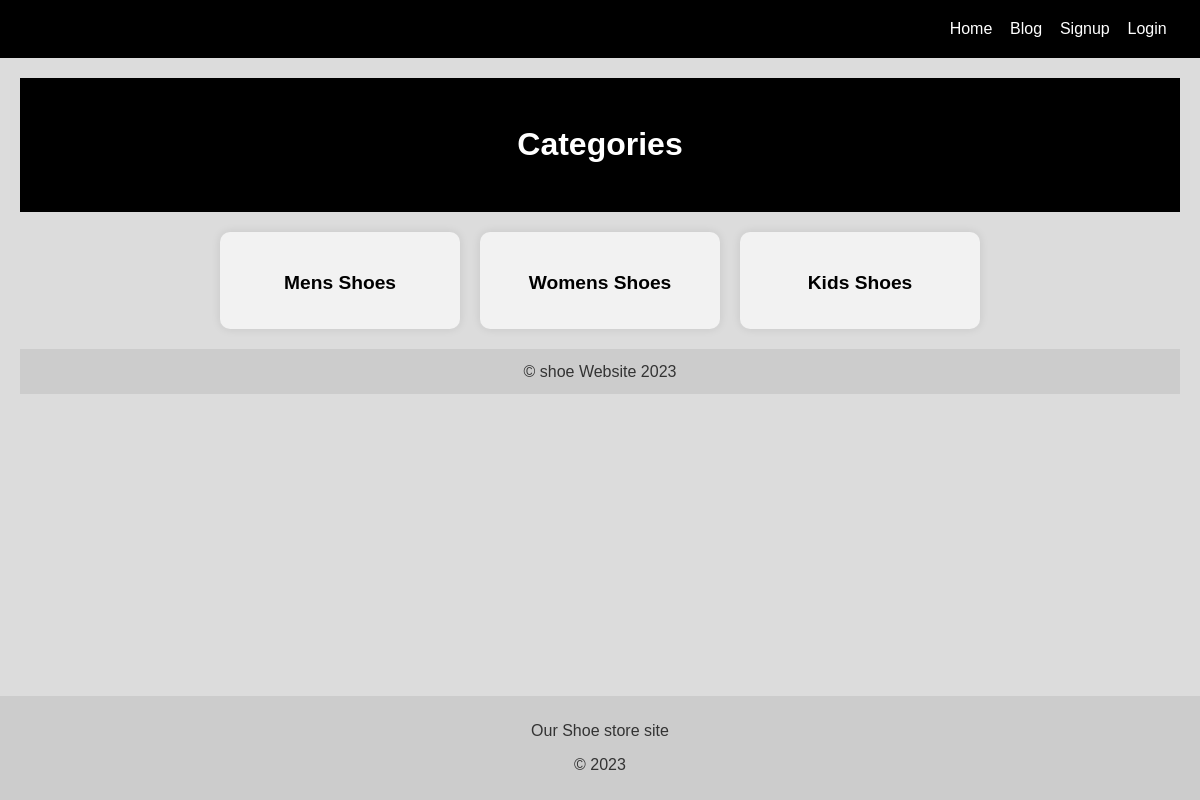
The app's page /api/v1/products/categories/ with its own data.
### products/models.py (models this page shows, shortened)
class Category(models.Model):
    name = models.CharField(max_length=255, default='Default Category Name')

### products/views.py (the view)
# urls.py: path('categories/', CategoryListView.as_view(), name='category_list'),
class CategoryListView(ListView):
    model = Category
    template_name = 'category_list.html'
    context_object_name = 'categories'

### products/templates/category_list.html (shortened to what this page needs)
{% extends 'base.html' %}
{% load static %}
{% block content %}
<!DOCTYPE html>
<html lang="en">
<head>
    {% block style %}
    <link rel="stylesheet" href="{% static 'products/css/category_list.css' %}">
    {% endblock %}
</head>
<body>
    <header>
        <h1>Categories</h1>
    </header>
    <main>
        <section class="category-section">
            {% for category in categories %}
                <div class="category-card">
                    <h2>{{ category.name }}</h2>
                </div>
            {% endfor %}
        </section>
    </main>
    <footer>
        &copy; shoe Website 2023
    </footer>
</body>
</html>
{% endblock %}

### project/static/user/css/base.css (style rules this page uses)
body { font-family: Arial, sans-serif; background-color: #dcdcdc; margin: 0; padding: 0; display: flex; flex-direction: column; min-height: 100vh; }
main { flex: 1 0 auto; }
header { background-color: #333; color: #fff; padding: 15px 0; }
footer { text-align: center; padding: 10px 0; background-color: #333;; color: #fefbfb; flex-shrink: 0; }
main { line-height: 1.6; }

### project/static/products/css/category_list.css (style rules this page uses)
body, html { margin: 0; padding: 0; font-family: 'Arial', sans-serif; }
header { background-color: #000; color: #fff; padding: 20px; text-align: center; }
main { padding: 20px; }
.category-section { display: flex; flex-wrap: wrap; gap: 20px; justify-content: center; align-items: flex-start; }
.category-card { background-color: #f2f2f2; padding: 20px; border-radius: 10px; box-shadow: 0 0 10px rgba(0, 0, 0, 0.1); width: 200px; text-align: center; transition: transform 0.3s ease; }
.category-card h2 { font-size: 1.2em; margin-bottom: 10px; }
footer { background-color: #ccc; color: #333; text-align: center; padding: 10px; }

### records on screen
Category: name "Mens Shoes"
Category: name "Womens Shoes"
Category: name "Kids Shoes"
